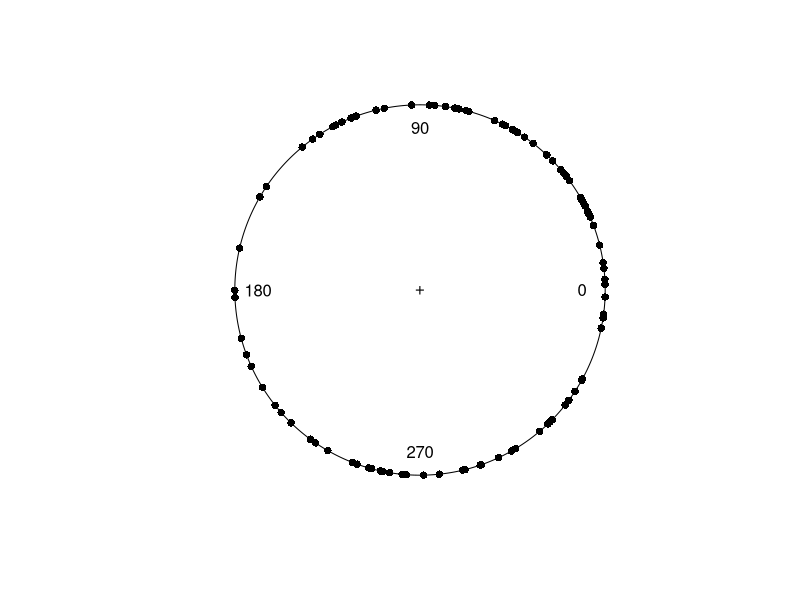
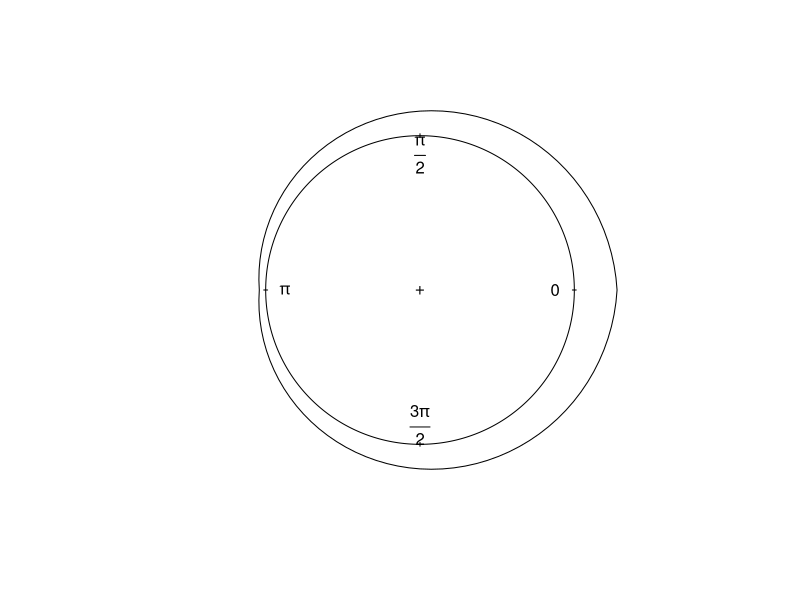

These figures' R source, in order:
library(circular)


### Name: triangular
### Title: Triangular Density Function
### Aliases: dtriangular rtriangular
### Keywords: distribution

### ** Examples


data1 <- rtriangular(100, 0.3, control.circular=list(units="degrees"))
plot(data1)

ff <- function(x) dtriangular(x, rho=0.3)
curve.circular(ff, shrink=1.2, join=TRUE)
